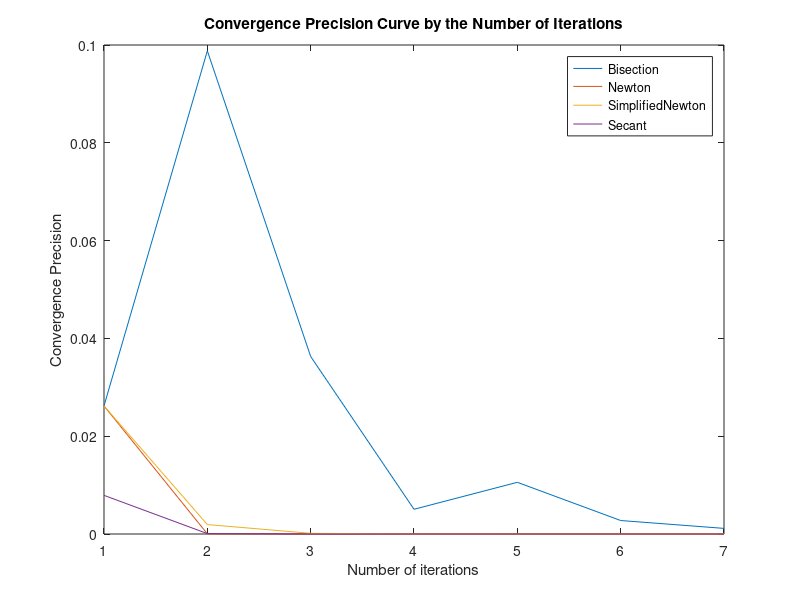

Write the MATLAB code that produced this figure.
%% Sqrt115Runner: function description
function [] = Sqrt115Runner()
	x0 = 10;
	x1 = 10.5;

	a = 10;
	b = 11;

	n = 7;
	myPlotX = 1:n;
	myPlotBisectionY = zeros(1, n);
	myPlotNewtonY = zeros(1, n);
	myPlotSimplifiedNewtonY = zeros(1, n);
	myPlotSecantY = zeros(1, n);

	BisectionOutput = 10;
	NewtonOutput = 10;
	SimplifiedNewtonOutput = 10;
	SecantOutput = 10;
	for i = 1 : n
		% Bisection
		f_mid = Equation1((a + b) / 2);
		if (f_mid * Equation1(a) < 0)
			b = (a + b) / 2;
		else
			a = (a + b) / 2;
		end	
		BisectionOutput = (a + b) / 2;
		myPlotBisectionY(i) = abs(BisectionOutput - sqrt(115));

		% Newton
		NewtonOutput = NewtonMethod1(NewtonOutput);
		myPlotNewtonY(i) = abs(NewtonOutput - sqrt(115));

		% SimplifiedNewton
		SimplifiedNewtonOutput = SimplifiedNewtonMethod1(SimplifiedNewtonOutput);
		myPlotSimplifiedNewtonY(i) = abs(SimplifiedNewtonOutput - sqrt(115));

		% SecantMethod
		SecantOutput = (x1 * x0 + 115) / (x1 + x0);
		x0 = x1;
		x1 = SecantOutput;
		myPlotSecantY(i) = abs(SecantOutput - sqrt(115));
	end
	plot(myPlotX, myPlotBisectionY, myPlotX, myPlotNewtonY, myPlotX, myPlotSimplifiedNewtonY, myPlotX, myPlotSecantY);
	set(gca,'XTick', 0:1:n);
	title('Convergence Precision Curve by the Number of Iterations');
    xlabel('Number of iterations');
    ylabel('Convergence Precision');
    legend('Bisection', 'Newton', 'SimplifiedNewton', 'Secant');


%% SimplifiedNewtonMethod: function description
function output = SimplifiedNewtonMethod1(x)
	output = x - (x * x - 115) / 20;


%% NewtonMetod: function description
function output = NewtonMethod1(x)
	output = (x + 115 / x) / 2;

%% Equation1: the Algebra Equation1
function output = Equation1(x)
	output = x * x - 115;
